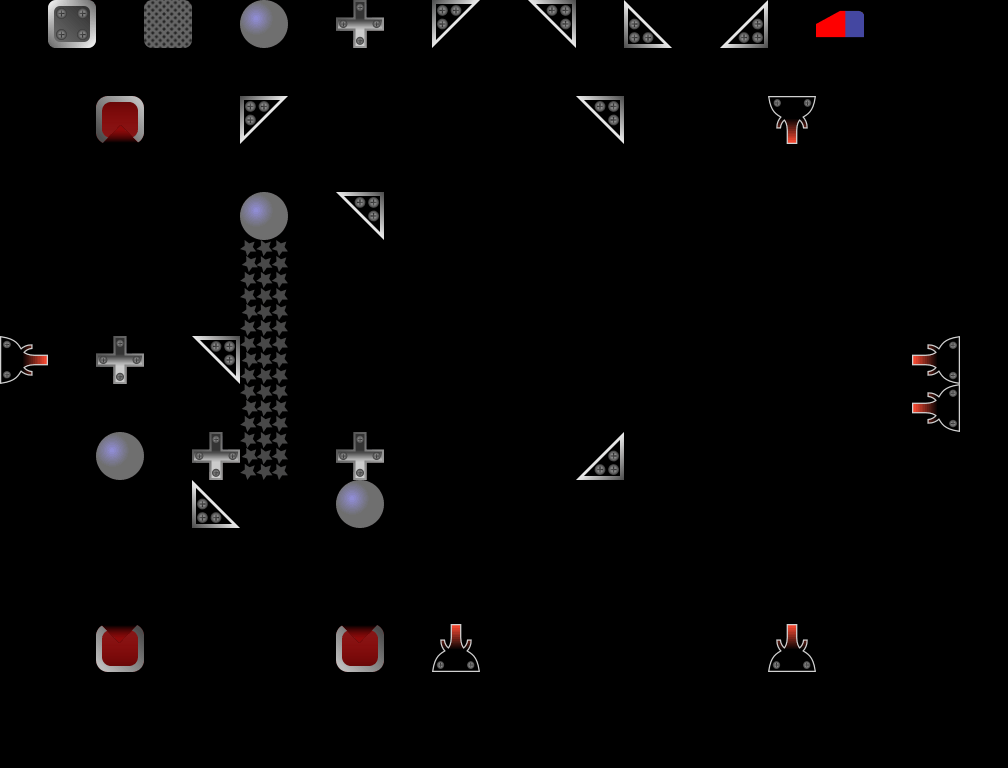

A level layout from a 2D game, rendered from its tile map. Below: a short description, then the map file with its tile-grid data intact:
An orthogonal 21x16 tile map with 48x48 px tiles, 2 tile layers (Blocks, Info), 1 hidden layer not drawn, 1 image layer.

<map version="1.10" tiledversion="1.10.2" orientation="orthogonal" renderorder="right-down" width="21" height="16" tilewidth="48" tileheight="48" infinite="0" nextlayerid="10" nextobjectid="2">
 <editorsettings>
  <export target="../../public/assets/levels/level-21.json" format="json" />
 </editorsettings>
 <tileset firstgid="1" name="tileset" tilewidth="48" tileheight="48" tilecount="18" columns="18">
  <image source="../../public/assets/tileset.png" width="864" height="48" />
  <tile id="0" type="BlockingBlock" />
  <tile id="1" type="Cross" />
  <tile id="2" type="BallMirror" />
  <tile id="3" type="BottomLeftMirror" />
  <tile id="4" type="BottomRightMirror" />
  <tile id="5" type="TopLeftMirror" />
  <tile id="6" type="TopRightMirror" />
  <tile id="7" type="TimedBlock" />
  <tile id="8" type="LaserStartDown" />
  <tile id="9" type="LaserStartLeft" />
  <tile id="10" type="LaserStartRight" />
  <tile id="11" type="LaserStartUp" />
  <tile id="12" type="TargetUp" />
  <tile id="13" type="TargetRight" />
  <tile id="14" type="TargetDown" />
  <tile id="15" type="TargetLeft" />
  <tile id="16" type="ForbiddenBlock" />
  <tile id="17" type="Eraser" />
 </tileset>
 <imagelayer id="9" name="bg" locked="1" opacity="0.5" offsetx="-1.34366" offsety="95.2359">
  <image source="../black.png" width="960" height="576" />
 </imagelayer>
 <layer id="2" name="Blocks" width="21" height="16">
  <data encoding="csv">
0,0,0,0,0,0,0,0,0,0,0,0,0,0,0,0,0,0,0,0,0,
0,0,0,0,0,0,0,0,0,0,0,0,0,0,0,0,0,0,0,0,0,
0,0,15,0,0,5,0,0,0,0,0,0,4,0,0,0,9,0,0,0,0,
0,0,0,0,0,0,0,0,0,0,0,0,0,0,0,0,0,0,0,0,0,
0,0,0,0,0,3,0,4,0,0,0,0,0,0,0,0,0,0,0,0,0,
0,0,0,0,0,17,0,0,0,0,0,0,0,0,0,0,0,0,0,0,0,
0,0,0,0,0,17,0,0,0,0,0,0,0,0,0,0,0,0,0,0,0,
11,0,2,0,4,17,0,0,0,0,0,0,0,0,0,0,0,0,0,10,0,
0,0,0,0,0,17,0,0,0,0,0,0,0,0,0,0,0,0,0,10,0,
0,0,3,0,2,17,0,2,0,0,0,0,6,0,0,0,0,0,0,0,0,
0,0,0,0,7,0,0,3,0,0,0,0,0,0,0,0,0,0,0,0,0,
0,0,0,0,0,0,0,0,0,0,0,0,0,0,0,0,0,0,0,0,0,
0,0,0,0,0,0,0,0,0,0,0,0,0,0,0,0,0,0,0,0,0,
0,0,13,0,0,0,0,13,0,12,0,0,0,0,0,0,12,0,0,0,0,
0,0,0,0,0,0,0,0,0,0,0,0,0,0,0,0,0,0,0,0,0,
0,0,0,0,0,0,0,0,0,0,0,0,0,0,0,0,0,0,0,0,0
</data>
 </layer>
 <layer id="5" name="Info" width="21" height="16" locked="1">
  <properties>
   <property name="BallMirror" type="int" value="0" />
   <property name="BlockingBlock" type="int" value="1" />
   <property name="BottomLeftMirror" type="int" value="1" />
   <property name="BottomRightMirror" type="int" value="0" />
   <property name="Cross" type="int" value="2" />
   <property name="LevelName" value="Boring Friday" />
   <property name="MaxItems" type="int" value="8" />
   <property name="TimedBlock" type="int" value="4" />
   <property name="TopLeftMirror" type="int" value="0" />
   <property name="TopRightMirror" type="int" value="0" />
  </properties>
  <data encoding="csv">
0,1,0,8,0,3,0,2,0,5,0,4,0,7,0,6,0,18,0,0,0,
0,0,0,0,0,0,0,0,0,0,0,0,0,0,0,0,0,0,0,0,0,
0,0,0,0,0,0,0,0,0,0,0,0,0,0,0,0,0,0,0,0,0,
0,0,0,0,0,0,0,0,0,0,0,0,0,0,0,0,0,0,0,0,0,
0,0,0,0,0,0,0,0,0,0,0,0,0,0,0,0,0,0,0,0,0,
0,0,0,0,0,0,0,0,0,0,0,0,0,0,0,0,0,0,0,0,0,
0,0,0,0,0,0,0,0,0,0,0,0,0,0,0,0,0,0,0,0,0,
0,0,0,0,0,0,0,0,0,0,0,0,0,0,0,0,0,0,0,0,0,
0,0,0,0,0,0,0,0,0,0,0,0,0,0,0,0,0,0,0,0,0,
0,0,0,0,0,0,0,0,0,0,0,0,0,0,0,0,0,0,0,0,0,
0,0,0,0,0,0,0,0,0,0,0,0,0,0,0,0,0,0,0,0,0,
0,0,0,0,0,0,0,0,0,0,0,0,0,0,0,0,0,0,0,0,0,
0,0,0,0,0,0,0,0,0,0,0,0,0,0,0,0,0,0,0,0,0,
0,0,0,0,0,0,0,0,0,0,0,0,0,0,0,0,0,0,0,0,0,
0,0,0,0,0,0,0,0,0,0,0,0,0,0,0,0,0,0,0,0,0,
0,0,0,0,0,0,0,0,0,0,0,0,0,0,0,0,0,0,0,0,0
</data>
 </layer>
 <layer id="7" name="SelectionArea" width="21" height="16" visible="0" locked="1">
  <data encoding="csv">
0,0,0,0,0,0,0,0,0,0,0,0,0,0,0,0,0,0,0,0,0,
0,0,0,0,0,0,0,0,0,0,0,0,0,0,0,0,0,0,0,0,0,
8,8,8,8,8,8,8,8,8,8,8,8,8,8,8,8,8,8,8,8,8,
8,8,8,8,8,8,8,8,8,8,8,8,8,8,8,8,8,8,8,8,8,
8,8,8,8,8,8,8,8,8,8,8,8,8,8,8,8,8,8,8,8,8,
8,8,8,8,8,8,8,8,8,8,8,8,8,8,8,8,8,8,8,8,8,
8,8,8,8,8,8,8,8,8,8,8,8,8,8,8,8,8,8,8,8,8,
8,8,8,8,8,8,8,8,8,8,8,8,8,8,8,8,8,8,8,8,8,
8,8,8,8,8,8,8,8,8,8,8,8,8,8,8,8,8,8,8,8,8,
8,8,8,8,8,8,8,8,8,8,8,8,8,8,8,8,8,8,8,8,8,
8,8,8,8,8,8,8,8,8,8,8,8,8,8,8,8,8,8,8,8,8,
8,8,8,8,8,8,8,8,8,8,8,8,8,8,8,8,8,8,8,8,8,
8,8,8,8,8,8,8,8,8,8,8,8,8,8,8,8,8,8,8,8,8,
8,8,8,8,8,8,8,8,8,8,8,8,8,8,8,8,8,8,8,8,8,
0,0,0,0,0,0,0,0,0,0,0,0,0,0,0,0,0,0,0,0,0,
0,0,0,0,0,0,0,0,0,0,0,0,0,0,0,0,0,0,0,0,0
</data>
 </layer>
</map>
